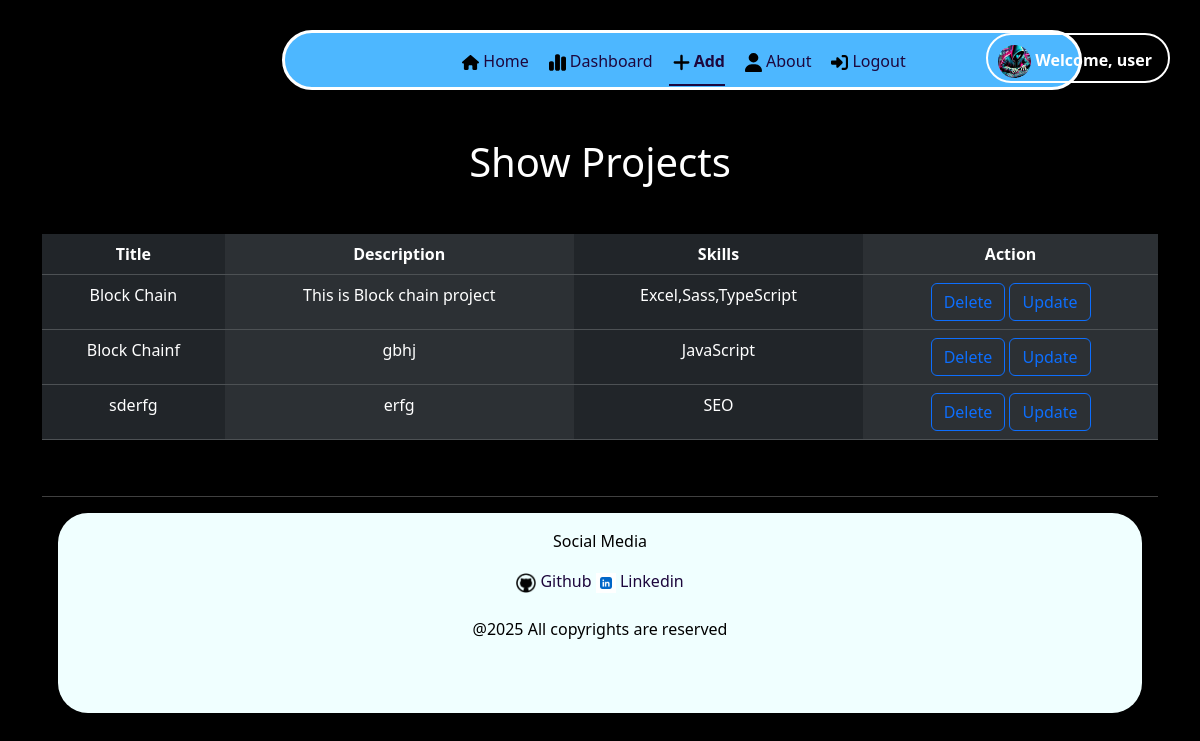
Screenshot of /user/show (signed in) with the database file from the repository.
### application/model.py (models this page shows)
class Users(UserMixin, db.Model):
    __tablename__ = 'users'
    id = db.Column(db.Integer, nullable = False, primary_key = True)
    name = db.Column(db.String(50), nullable = False)
    email = db.Column(db.String(255), nullable = False, unique = True)
    password = db.Column(db.String, nullable = False)
    gender = db.Column(db.String, nullable = False)
    is_admin = db.Column(db.Boolean, default = False, nullable = False)
    is_blocked = db.Column(db.Boolean, default = False, nullable = False)
    projects = db.relationship('Projects', lazy = True, backref = 'creator')
    interest = db.relationship('Interest', lazy = True, backref = 'user')
    discussion = db.relationship('Discussion', lazy = True, backref = 'user')

class Projects(db.Model):
    __tablename__ = 'projects'
    id = db.Column(db.Integer, primary_key = True, nullable = False)
    title = db.Column(db.String(50), nullable = False, unique = True)
    description = db.Column(db.Text, nullable = False)
    skills = db.Column(db.String, nullable = False)
    users_id = db.Column(db.Integer, db.ForeignKey('users.id'), nullable = False)
    interest = db.relationship('Interest', lazy = True, backref = 'project')
    discussion = db.relationship('Discussion', lazy = True, backref = 'project')

### application/routes.py (the view)
@app.route("/user/show", methods = ["GET"])
@login_required
def user_show():
    user = current_user
    project = Projects.query.filter_by(users_id = user.id).all()
    return render_template("user_show.html", projects = project, user = user)

### application/routes.py (called while the page is built)
@login_manager.user_loader
def load_user(user_id):
    return Users.query.get(int(user_id))

### templates/user_show.html (shortened to what this page needs)
{% extends "base.html" %}
{% block content %}
<section class = "container-fluid">
    <div class = "container">
        <div class="blurfle">
            <ul class = "nav justify-content-center nav-underline">
                <li class = "nav-item py-2">
                    <a class = "nav-link " href = "{{ url_for('user_home') }}" style = "color: rgb(29, 7, 61);"><img src = "/static/images/house-solid.svg" class = "m-1" style = "width:17px"/>Home</a>
                </li>
                <li class = "nav-item py-2">
                    <a class = "nav-link  " href = "{{ url_for('user_dashboard') }}" style = "color: rgb(29, 7, 61);"><img src = "/static/images/chart-simple-solid.svg" class = "m-1" style = "width:17px"/>Dashboard</a>
                </li>
                <li class = "nav-item py-2">
                    <a class = "nav-link active " href = "{{ url_for('user_add') }}" style = "color: rgb(29, 7, 61);"><img src = "/static/images/plus-solid.svg" class = "m-1" style = "width:17px"/>Add</a>
                </li>
                <li class = "nav-item py-2">
                    <a class = "nav-link " href = "{{ url_for('user_about') }}" style = "color: rgb(29, 7, 61);"><img src = "/static/images/user-solid.svg" class = "m-1" style = "width:17px"/>About</a>
                </li>
                <li class = "nav-item py-2">
                    <a class = "nav-link " href = "{{ url_for('logout') }}" style = "color: rgb(29, 7, 61);"><img src = "/static/images/right-to-bracket-solid.svg" class = "m-1" style = "width:17px"/>Logout</a>
                </li>
                    <div class = "position-absolute end-0 pe-3 ros " >
                        <b>
                            <img src = "/static/images/cyber.jpeg" style = "width:33px; border-radius:30px;">
                            <a href = "" style = "color: white;" class = "link"> Welcome, {{ user.name }}</a> </b>
                    </div>
            </ul>
        </div>
        <div >
            <h1 class = "text-center m-5">Show Projects</h1>
                <table class = "table table-dark table-striped-columns">
                    <tr class = "text-center">
                        <th>Title</th>
                        <th>Description</th>
                        <th>Skills</th>
                        <th>Action</th>
                    </tr>
                    {% for project in projects %}
                    <tr class = "text-center">
                        {%if project %}
                            <td>{{ project.title }}</td>
                            <td>{{ project.description }}</td>
                            <td>{{ project.skills }}</td>
                            <td>
                                <form action="{{ url_for('user_delete') }}" method="POST" style="display:inline;">
                                    <button type="submit" class="btn btn-outline-primary">Delete</button>
                                </form>
                                <a href = "{{ url_for('user_update', project_id = project.id ) }} " class = "btn btn-outline-primary">Update</a>
                            </td>
                        {% endif %}
                    {% endfor %}
                    </tr>
                </table>
                <br/><hr/>
                <footer >
                    <div class = "text-center krindale p-3 m-3" >
                     <p>Social Media</p>
                     <a href = "https://github.com/jitendra-rathore-iitm" style = "color: rgb(29, 7, 61);" class = "link">
                         <img src = "/static/images/github.png" style = "width: 20px; ">
                         Github
                     </a>
                     <a href = "https://www.linkedin.com/in/jitendrarathore-/" style = "color: rgb(29, 7, 61);" class = "link">
                         <img src = "/static/images/linkedin.png" style = "width:20px;">
                         Linkedin
                     </a>
                     <br/>
                     <br/>
                     <div>
                         @2025 All copyrights are reserved
                     </div>
                     </div>
                 </footer>
        </div>
</section>
{% endblock %}

### static/CSS/style.css (style rules this page uses)
body { background-color: black; color:white; }
.link { text-decoration: none; }
.krindale { color: black; background-color: azure; height:200px; border-radius: 30px; }
.blurfle { background-color: #4DB7FF; border: 3px solid white; border-radius: 30px; margin-top: 30px; margin-left: 240px; width: 800px; height: 60px; }
.ros { border:2px solid white; border-radius: 30px; height:50px; width:fit-content; padding: 10px 10px 10px 10px; margin: 0px 30px 30px 30px; }

### rows the page displays
Users: name "user"
Projects: title "Block Chain", description "This is Block chain project", skills "Excel,Sass,TypeScript"
Projects: title "Block Chainf", description "gbhj", skills "JavaScript"
Projects: title "sderfg", description "erfg", skills "SEO"
